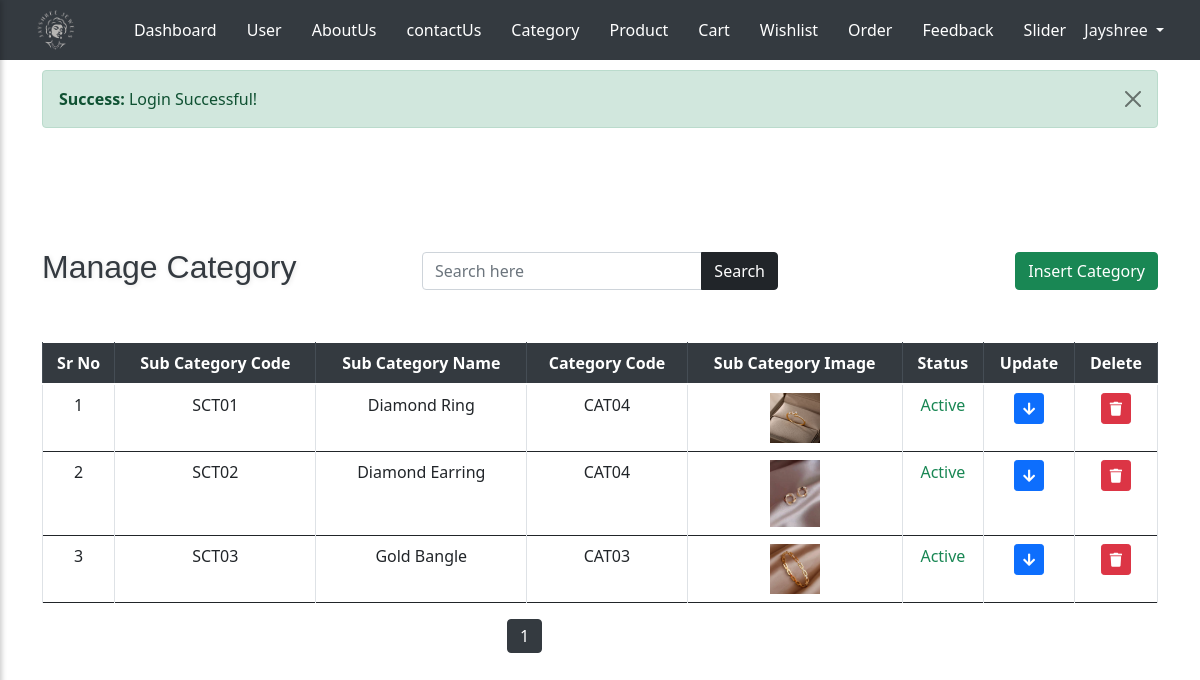
The page /admin/sub_category.php (signed in) on the database its author committed.
### tables this page shows
CREATE TABLE `user_tbl` (
  `u_id` int(5) NOT NULL,
  `u_code` varchar(10) NOT NULL,
  `u_fullname` varchar(100) NOT NULL,
  `u_gender` varchar(10) NOT NULL,
  `u_email` varchar(100) NOT NULL,
  `u_mobile` varchar(10) NOT NULL,
  `u_address` varchar(500) NOT NULL,
  `u_city` varchar(30) NOT NULL,
  `u_state` varchar(30) NOT NULL,
  `u_pincode` varchar(6) NOT NULL,
  `u_password` varchar(12) NOT NULL,
  `u_image` varchar(200) NOT NULL,
  `u_status` varchar(20) NOT NULL,
  `u_role` varchar(10) NOT NULL
);

CREATE TABLE `sub_category_tbl` (
  `sc_id` int(5) NOT NULL,
  `sc_code` varchar(10) NOT NULL,
  `sc_name` varchar(100) NOT NULL,
  `c_code` varchar(15) NOT NULL,
  `sc_image` varchar(255) NOT NULL,
  `sc_status` varchar(25) NOT NULL
);

### admin/sub_category.php (the view, shortened to what this page needs)
<?php
include_once 'header.php';
include_once '../conn.php';
?>
<div class="container mt-5 pt-2">
    <div class="row mt-5 mb-4 align-items-center">
        <div class="col-12 col-md-4 d-flex justify-content-center justify-content-md-start mb-2 mb-md-0">
            <h2 class="text-center text-md-left">Manage Category</h2>
        </div>
        <div class="col-12 col-md-4 d-flex justify-content-center mb-2 mb-md-0">
            <form method="GET" action="" class="d-flex w-100">
                <div class="input-group w-100">
                    <input type="text" name="search" class="form-control" placeholder="Search here"
                        value="<?php echo isset($_GET['search']) ? $_GET['search'] : ''; ?>">
                    <div class="input-group-append">
                        <button class="btn btn-dark" type="submit">Search</button>
                    </div>
                </div>
            </form>
        </div>
        <div class="col-12 col-md-4 d-flex justify-content-center justify-content-md-end">
            <button id="toggleFormBtnI" class="btn btn-success">Insert Category</button>
        </div>
    </div>
    <div class="row mt-5">
        <div class="col-12">
            <div class="table-responsive">
                <table class="table table-bordered text-center align-middle">
                    <thead class="thead-dark">
                        <tr>
                            <th scope="col">Sr No</th>
                            <th scope="col">Sub Category Code</th>
                            <th scope="col">Sub Category Name</th>
                            <th scope="col">Category Code</th>
                            <th scope="col">Sub Category Image</th>
                            <th scope="col">Status</th>
                            <th scope="col">Update</th>
                            <th scope="col">Delete</th>
                        </tr>
                    </thead>
                    <?php
                    $search = isset($_GET['search']) ? $_GET['search'] : '';
                    $search_query = '';
                    $q = "SELECT * FROM sub_category_tbl $search_query";
                    $result = mysqli_query($con, $q);
                    $total_records = mysqli_num_rows($result);
                    $records_per_page = 3;
                    $total_pages = ceil($total_records / $records_per_page);
                    $page = isset($_GET['page']) ? $_GET['page'] : 1;
                    $start_from = ($page - 1) * $records_per_page;
                    $q = "SELECT * FROM sub_category_tbl $search_query LIMIT $start_from, $records_per_page";
                    $result = mysqli_query($con, $q);
                    while ($r = mysqli_fetch_assoc($result)) {
                        ?>
                        <tr>
                            <td><?php echo $r['sc_id']; ?></td>
                            <td><?php echo $r['sc_code']; ?></td>
                            <td><?php echo $r['sc_name']; ?></td>
                            <td><?php echo $r['c_code']; ?></td>
                            <td><img src="<?php echo
                                $r['sc_image']; ?>" alt="<?php echo $r['sc_name']; ?>" width="50"></td>
                            <td><span class="status-text
                                <?php
                                echo ($r['sc_status'] === 'Deleted') ? 'text-danger' :
                                    (($r['sc_status'] === 'Inactive') ? 'text-primary' : 'text-success');
                                ?>">
                                    <?php echo $r['sc_status']; ?>
                                </span>
                            </td>
                            <td><button class="btn btn-primary btn-sm update-btn"
                                    data-target-update="#updateRow<?php echo $r['sc_id']; ?>"><i
                                        class="fas fa-arrow-down "></button></td>
                            <td>
                                <form method="POST" action="">
                                    <button type="submit" name="delete" class="btn btn-danger btn-sm"
                                        onclick="return confirm('Are you sure you want to delete this record?');">
                                        <i class="fas fa-trash"></i>
                                    </button>
                                </form>
                            </td>
                        </tr>
                        <?php
                    }
                    ?>
                </table>
            </div>
        </div>
        <div class="row">
            <div class="col-md-5"></div>
            <nav class="col-md-2">
                <ul class="pagination">
                    <?php
                    for ($i = 1; $i <= $total_pages; $i++) {
                        echo "<li class='page-item " . ($i == $page ? 'active' : '') . "'><a class='page-link' href='?page=" . $i . "&search=" . $search . "'>" . $i . "</a></li>";
                    }
                    ?>
                </ul>
            </nav>
            <div class="col-md-5"></div>
        </div>
    </div>
</div>
</body>
</html>

### admin/header.php (shortened to what this page needs)
<?php
include_once "../conn.php";
    ?>
<!DOCTYPE html>
<html lang="en">
<head>
    <link rel="stylesheet" href="https://cdnjs.cloudflare.com/ajax/libs/font-awesome/5.15.4/css/all.min.css">
    <link rel="stylesheet" href="https://stackpath.bootstrapcdn.com/bootstrap/4.5.2/css/bootstrap.min.css">
    <link rel="stylesheet" href="../css/admin_style.css">
    <link rel="stylesheet" href="../css/bootstrap.min.css">
</head>
<body>
    <header>
        <div class="container">
            <div class="header">
                <div class="header-left ml-3">
                    <a href="index.php" class="logo">
                        <img src="../images/logo.png" alt="Jayshree Jewels Logo" class="logo-img">
                    </a>
                </div>
                <div class="header-middle">
                    <nav>
                        <ul class="nav-links">
                            <li><a href="index.php">Dashboard</a></li>
                            <li><a href="user.php">User </a></li>
                            <li><a href="about_us.php">AboutUs</a></li>
                            <li><a href="contact.php">contactUs</a></li>
                            <li><a href="category.php">Category</a></li>
                            <li><a href="product.php">Product</a></li>
                            <li><a href="cart.php">Cart</a></li>
                            <li><a href="wishlist.php">Wishlist</a></li>
                            <li><a href="order.php">Order</a></li>
                            <li><a href="feedback.php">Feedback</a></li>
                            <li><a href="carouselimage.php">Slider</a></li>
                        </ul>
                    </nav>
                </div>
                <div class="header-right mr-3">
                    <div class="dropdown">
                        <?php
                        if (isset($_SESSION['admin_username'])) {
                            $email = $_SESSION['admin_username'];
                            $q = "SELECT * FROM user_tbl WHERE u_email='$email'";
                            $result = mysqli_query($con, $q);
                            if (mysqli_num_rows($result)) {
                                $r = mysqli_fetch_assoc($result);
                                ?>
                                <a class="text-light dropdown-toggle" href="#" id="adminDropdown" role="button"
                                    data-bs-toggle="dropdown" aria-expanded="false">
                                    <?php echo $r['u_fullname']; ?>
                                </a>
                                <?php
                            }
                        } else {
                            ?>
                            <a class="text-light" href="../signin.php">signin</a>
                            <?php
                        }
                        ?>
                    </div>
                </div>
            </div>
        </div>
    </header>
    <div class="container">
        <div class="row">
            <div class="col-12">
                <?php
                if (isset($_COOKIE['success'])) {
                    ?>
                    <div class="alert alert-success alert-dismissible fade show" role="alert">
                        <strong>Success:</strong> <?php echo $_COOKIE['success']; ?>
                        <button type="button" class="btn-close" data-dismiss="alert" aria-label="Close"></button>
                    </div>
                    <?php
                }
                    ?>
            </div>
        </div>
    </div>

### css/admin_style.css (style rules this page uses)
.header { width: 100%; background-color: #343a40; color: #fff; padding: 10px 20px; display: flex; justify-content: space-between; align-items: center; height: 60px; position: fixed; top: 0; left: 0; z-index: 1000; }
.header-left { flex: 1; display: flex; align-items: center; }
.header-middle { flex: 2; display: flex; justify-content: center; }
.header-right { flex: 1; display: flex; justify-content: flex-end; align-items: center; }
.header .logo-img { height: 40px; }
.nav-links { display: flex; list-style-type: none; margin: 0; padding: 0; }
.nav-links li { margin: 0 15px; }
.nav-links li a { color: #fff; text-decoration: none; font-size: 16px; transition: color 0.3s; }
thead { background-color: #494e53; color: #fff; }
.pagination .page-link { color: #343a40; }
.pagination .page-item.active .page-link { background-color: #343a40; border-color: #343a40; color: #fff; }
h2, h4 { font-family: 'Poppins', sans-serif; color: #343a40; text-shadow: 1px 1px 5px rgba(0, 0, 0, 0.1); }
.row { margin-bottom: 15px; }

### admin/header.php (style rules this page uses)
.alert { margin-top: 70px; z-index: 1000; position: relative; }

### rows shown on the page
user_tbl: u_fullname "Jayshree"
sub_category_tbl: sc_id "1", sc_code "SCT01", sc_name "Diamond Ring", c_code "CAT04", sc_image (picture), sc_status "Active"
sub_category_tbl: sc_id "2", sc_code "SCT02", sc_name "Diamond Earring", c_code "CAT04", sc_image (picture), sc_status "Active"
sub_category_tbl: sc_id "3", sc_code "SCT03", sc_name "Gold Bangle", c_code "CAT03", sc_image (picture), sc_status "Active"

### other values the page prints
$_COOKIE['success'] "Login Successful!"
